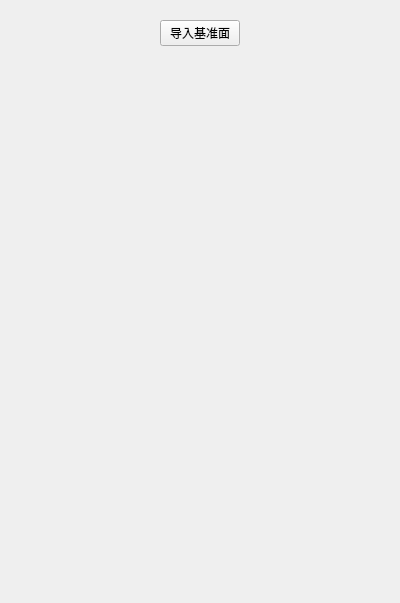
<?xml version="1.0" encoding="UTF-8"?>
<ui version="4.0">
 <class>RefSurfBasedSlice_RefPlane</class>
 <widget class="QWidget" name="RefSurfBasedSlice_RefPlane">
  <property name="geometry">
   <rect>
    <x>0</x>
    <y>0</y>
    <width>400</width>
    <height>603</height>
   </rect>
  </property>
  <property name="windowTitle">
   <string>Form</string>
  </property>
  <layout class="QVBoxLayout" name="verticalLayout">
   <item>
    <widget class="QWidget" name="widget" native="true">
     <layout class="QHBoxLayout" name="horizontalLayout">
      <item>
       <spacer name="horizontalSpacer">
        <property name="orientation">
         <enum>Qt::Horizontal</enum>
        </property>
        <property name="sizeHint" stdset="0">
         <size>
          <width>40</width>
          <height>20</height>
         </size>
        </property>
       </spacer>
      </item>
      <item>
       <widget class="QPushButton" name="pushButton_ImportRefPlane">
        <property name="text">
         <string>导入基准面</string>
        </property>
       </widget>
      </item>
      <item>
       <spacer name="horizontalSpacer_2">
        <property name="orientation">
         <enum>Qt::Horizontal</enum>
        </property>
        <property name="sizeHint" stdset="0">
         <size>
          <width>40</width>
          <height>20</height>
         </size>
        </property>
       </spacer>
      </item>
     </layout>
    </widget>
   </item>
   <item>
    <spacer name="verticalSpacer">
     <property name="orientation">
      <enum>Qt::Vertical</enum>
     </property>
     <property name="sizeHint" stdset="0">
      <size>
       <width>20</width>
       <height>535</height>
      </size>
     </property>
    </spacer>
   </item>
  </layout>
 </widget>
 <resources/>
 <connections/>
</ui>
